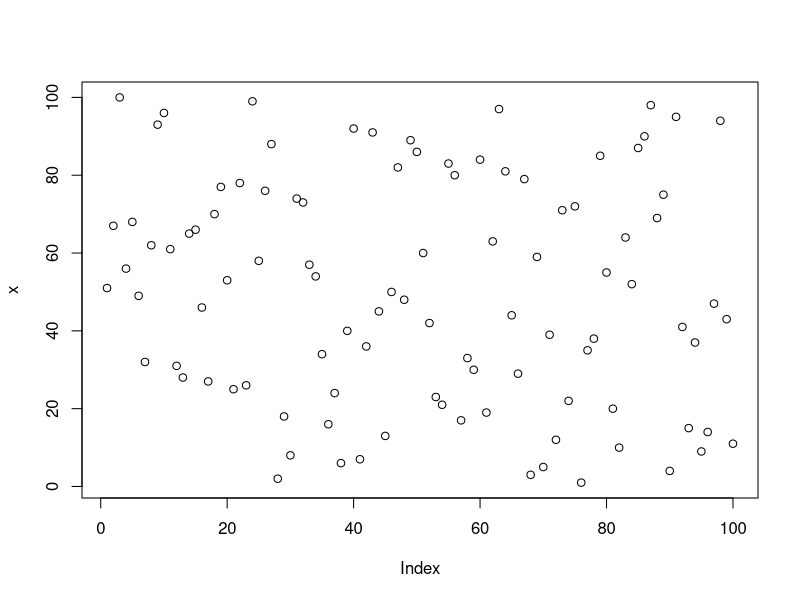

Generate this figure with R:
## ---- chunk 1

x <- sample(100)
plot(x)
